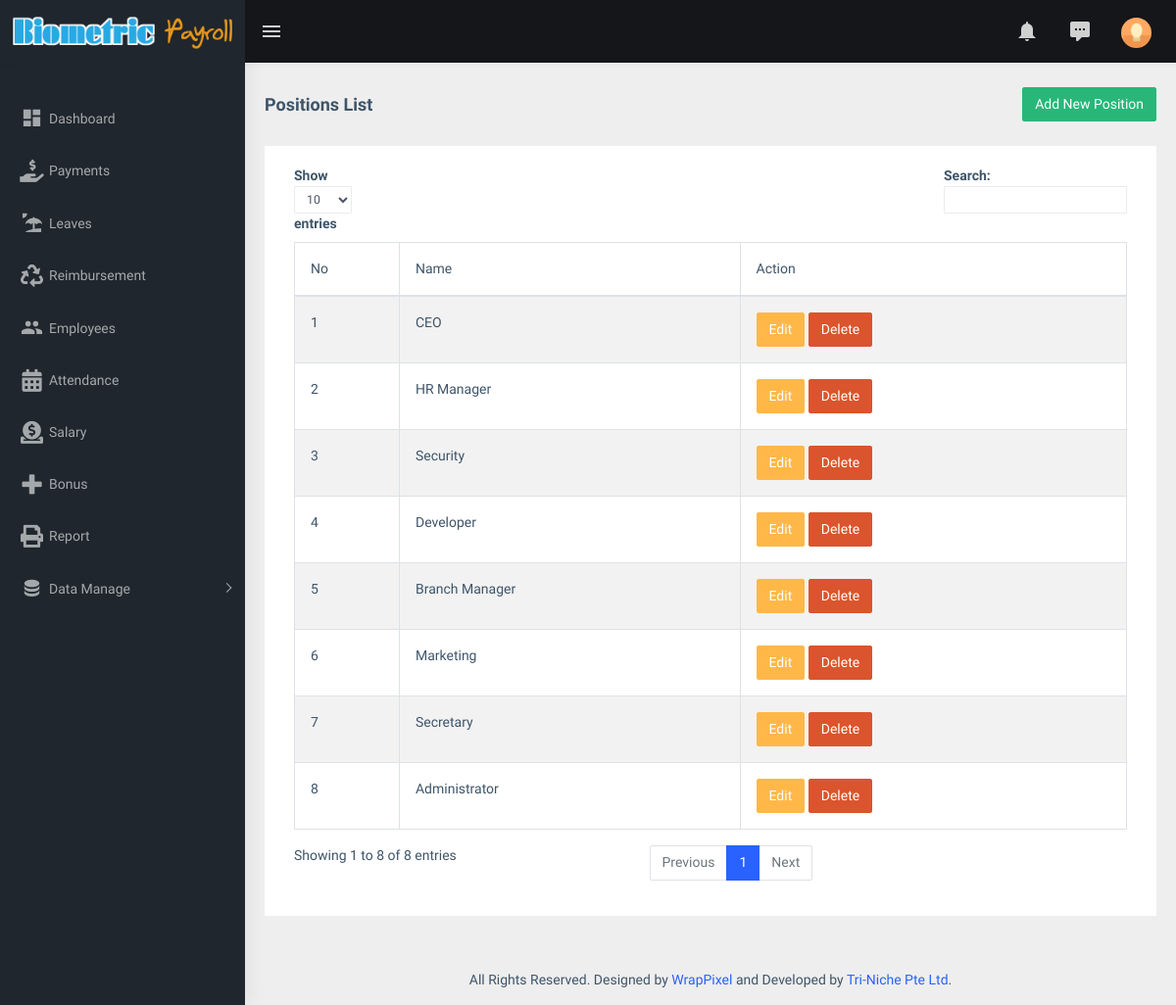
/index.php/positions, run on an earlier commit of the app's database.
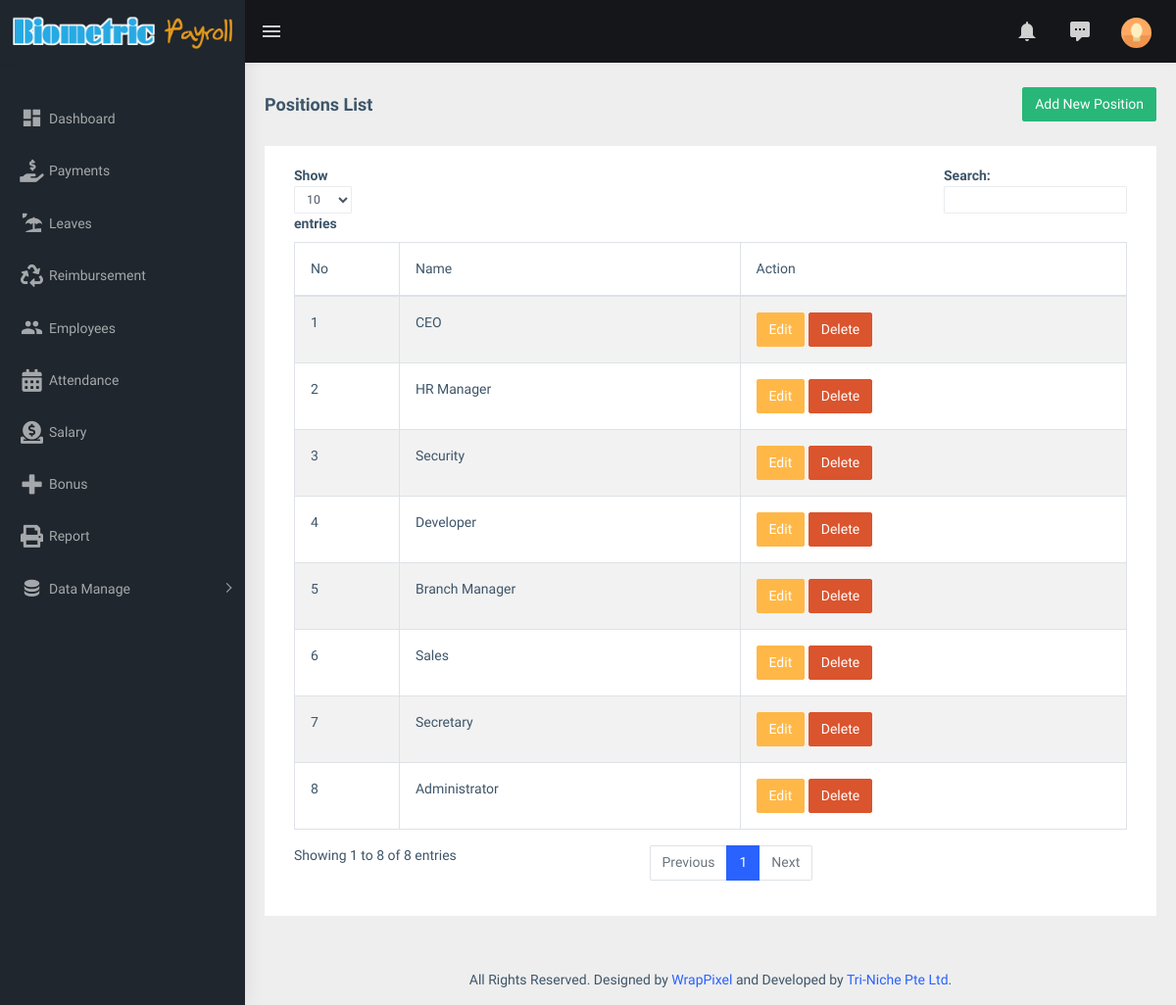
And on a later commit of the database.
### tables this page shows
CREATE TABLE `positions` (
  `position_id` int(11) NOT NULL,
  `position_name` varchar(55) NOT NULL,
  `position_priority` tinyint(1) NOT NULL,
  `position_status` tinyint(4) DEFAULT NULL
);

### application/controllers/Positions.php (called while the page is built, shortened)
<?php
class Positions extends CI_Controller
{
	function __construct()
	{
		$this->load->model('PositionModel');
	}
	public function index()
	{
		$data['values'] = $this->PositionModel->getAllData();
		$data['title'] = "Positions List";
		$data['footer'] = $this->footer();
		$data['sidebar']= $this->sidebar();
		$data['header']= $this->header();
		$data['content'] = $this->load->view('position-list', $data, true);
		$this->load->view('templates/main', $data);
	}
	public function sidebar()
	{
		$data = array();
		return $this->load->view('templates/sidebar', $data, true);
	}
	public function header()
	{
		$data = array();
		return $this->load->view('templates/header', $data, true);
	}
	public function footer()
	{
		$data = array();
		return $this->load->view('templates/footer', $data, true);
	}
}

### index.php (called while the page is built, shortened)
<?php
require_once BASEPATH.'core/CodeIgniter.php';

### application/models/PositionModel.php (called while the page is built, shortened)
<?php
class PositionModel extends CI_Model
{
	public function getAllData()
	{
		$allData = $this->db->get('positions');
		return $allData->result();
	}
}

### application/views/position-list.php (the view, shortened to what this page needs)
<div class="page-breadcrumb">
    <div class="row">
        <div class="col-12 d-flex no-block align-items-center">
            <h4 class="page-title"><?php echo $title; ?></h4>
            <div class="ml-auto text-right">
                <nav aria-label="breadcrumb">
                    <ol class="breadcrumb">
                       <li class="breadcrumb-item"><button type="button" class="btn btn-success"  data-toggle="modal" data-target="#new_position">Add New Position</button></li>
                    </ol>
                </nav>
            </div>
        </div>
    </div>
</div>
<div class="container-fluid">
    <div class="row">
        <div class="col-12">
        <div class="card">
            <div class="card-body">
                <div class="table-responsive">
                    <table id="zero_config" class="table table-striped table-bordered">
                        <thead>
                            <tr>
                                <th>No</th>
                                <th>Name</th>
                                <th>Action</th>
                            </tr>
                        </thead>
                        <tbody>
                            <?php $i =1;  foreach ($values as $value) { ?>
                                <tr>
                                    <td><?php echo $i; ?></td>
                                    <td><?php echo $value->position_name; ?></td>
                                    <td><span class="salary">
                                        <button type="button" class="btn btn-warning" data-toggle="modal" data-target="#Modal2" onclick="getValue('<?php echo $value->position_id; ?>', '<?php echo $value->position_name; ?>')">Edit</button></span>
                                        <button type="button" class="btn btn-danger delete" onclick="remover('<?php echo $value->position_id; ?>')">Delete</button>
                                    </td>
                                </tr>
                            <?php $i++; } ?>
                        </tbody>
                    </table>
                </div>
            </div>
        </div>
		</div>
 	</div>
</div>

What changed in the data, as far as the page shows it:
changed positions: position_name "Marketing" → "Sales"
